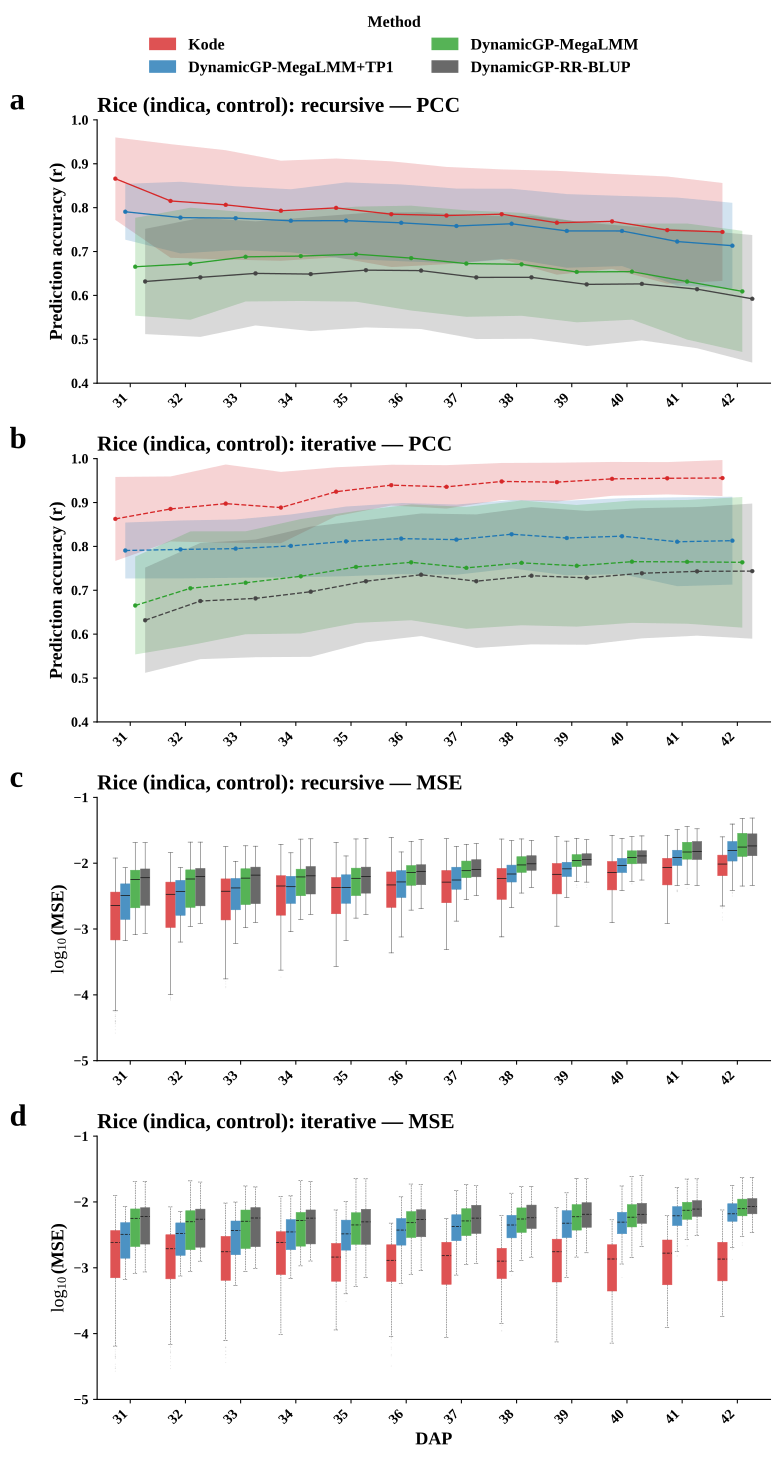

Here is the Python script that generated this plot:
# -*- coding: utf-8 -*-
"""fig2_rice_pcc.py — Rice (indica, control): Kode vs 作者两变体
风格: PCC = 线+ribbon(pooled SD); MSE = log10 分组箱线图
线型: recursive = 实线, iterative = 虚线
面板: (a) recursive PCC  (b) iterative PCC  (c) recursive MSE  (d) iterative MSE

数据 (同目录):  unified_norm_author_vs_kode_per_timepoint.csv
                unified_norm_author_vs_kode_per_foldset.csv
输出 (同目录):  fig2_rice_pcc.svg
"""
import os
import numpy as np
import pandas as pd
import matplotlib
matplotlib.use("Agg")
import matplotlib.pyplot as plt
from matplotlib.patches import Patch

HERE = os.path.dirname(os.path.abspath(__file__))
CSV   = os.path.join(HERE, "unified_norm_author_vs_kode_per_timepoint_v2.csv")
LONG  = os.path.join(HERE, "unified_norm_author_vs_kode_per_foldset_v2.csv")

plt.rcParams.update({
    "font.family": "serif",
    "font.serif": ["Times New Roman", "DejaVu Serif"],
    "mathtext.fontset": "custom", "mathtext.rm": "Times New Roman",
    "mathtext.it": "Times New Roman:italic", "mathtext.bf": "Times New Roman:bold",
    "font.size": 12, "axes.titlesize": 14, "axes.labelsize": 12,
    "axes.linewidth": 0.85, "xtick.labelsize": 10.5, "ytick.labelsize": 10.5,
    "legend.fontsize": 12, "savefig.dpi": 300, "figure.dpi": 110,
    "svg.fonttype": "none",
})

METHODS = [("Kode",       "#D62728", "Kode"),
           ("author_tp1", "#1F77B4", "DynamicGP-MegaLMM+TP1"),
           ("author_mega","#2CA02C", "DynamicGP-MegaLMM"),
           ("author_rr",  "#444444", "DynamicGP-RR-BLUP")]
DODGE = {m[0]: off for m, off in zip(METHODS, [-0.27, -0.09, 0.09, 0.27])}


def style_axis(ax, title, ylab):
    ax.set_ylabel(ylab, fontweight="bold", fontsize=13.5)
    ax.set_title(title, fontsize=16, fontweight="bold", loc="left", pad=6)
    ax.spines["top"].set_visible(False); ax.spines["right"].set_visible(False)
    ax.tick_params(axis="both", which="both", length=3)
    for lab in ax.get_xticklabels() + ax.get_yticklabels():
        lab.set_fontweight("bold")


def panel_label(ax, lab):
    ax.text(-0.13, 1.04, lab, transform=ax.transAxes, fontsize=23, fontweight="bold")


def trait_sd(long, das):
    """跨性状 SD (对齐作者第一篇 "mean across all traits +/- SD"): 每个性状先跨折平均, 再取性状间 SD. 逐 DAS."""
    tm = long.groupby(["Series", "DAS", "trait"])["PCC"].mean().reset_index()
    out = {}
    for s, g in tm.groupby("Series"):
        p = g.pivot(index="DAS", columns="trait", values="PCC").reindex(das)
        out[s] = p.std(axis=1).values
    return out


def draw_line(ax, d, xi, prot, metric, ls, tsd=None):
    for pfx, col, _lab in METHODS:
        y = d[f"{pfx}_{prot}_{metric}"].values.astype(float)
        s = (tsd[f"{pfx}_{prot}"] if tsd is not None else
             d[f"{pfx}_{prot}_{metric}_sd"].values.astype(float))   # 2026-09-14: 跨性状 SD
        xx = xi + DODGE[pfx]
        ax.fill_between(xx, y - s, y + s, color=col, alpha=0.20, lw=0, zorder=2)
        ax.plot(xx, y, color=col, ls=ls, lw=1.0, marker="o", ms=3.0,
                mec=col, mfc=col, mew=0.25, zorder=3)


def draw_box(ax, long, das, prot, ls):
    data, pos, cols = [], [], []
    for i, tp in enumerate(das):
        for pfx, col, _lab in METHODS:
            v = long[(long.Series == f"{pfx}_{prot}") & (long.DAS == tp)]["MSE"].values
            v = v[np.isfinite(v)]
            if v.size == 0:
                v = np.array([np.nan])
            data.append(np.log10(v + 1e-12))
            pos.append(float(tp) + DODGE[pfx]); cols.append(col)   # 真实时间位置(与折线一致)
    bp = ax.boxplot(data, positions=pos, widths=0.17, patch_artist=True,
                    showfliers=True, manage_ticks=False,
                    flierprops=dict(marker="o", markersize=0.8, markerfacecolor="0.35",
                                    markeredgecolor="none", alpha=0.15),
                    whiskerprops=dict(linewidth=0.35, color="0.25", linestyle=ls),
                    capprops=dict(linewidth=0.35, color="0.25", linestyle=ls),
                    boxprops=dict(linewidth=0.35, linestyle=ls),
                    medianprops=dict(linewidth=0.6, color="0.1", linestyle=ls))
    for patch, c in zip(bp["boxes"], cols):
        patch.set_facecolor(c); patch.set_edgecolor(c); patch.set_alpha(0.80)
    ax.set_ylim(-5.0, -1.0); ax.set_yticks([-5, -4, -3, -2, -1])


def main():
    d    = pd.read_csv(CSV)
    long = pd.read_csv(LONG)
    das  = list(d["DAS"].values)
    xi   = np.asarray(das, dtype=float)   # 真实时间位置(非索引)

    fig, axes = plt.subplots(4, 1, figsize=(8.2, 15.2))

    TSD = trait_sd(long, das)
    draw_line(axes[0], d, xi, "rec",  "PCC", "-", tsd=TSD)
    style_axis(axes[0], "Rice (indica, control): recursive — PCC", "Prediction accuracy (r)")
    panel_label(axes[0], "a")
    axes[0].set_ylim(0.4, 1.0); axes[0].set_yticks([0.4,0.5,0.6,0.7,0.8,0.9,1.0])

    draw_line(axes[1], d, xi, "iter", "PCC", "--", tsd=TSD)
    style_axis(axes[1], "Rice (indica, control): iterative — PCC", "Prediction accuracy (r)")
    panel_label(axes[1], "b")
    axes[1].set_ylim(0.4, 1.0); axes[1].set_yticks([0.4,0.5,0.6,0.7,0.8,0.9,1.0])

    draw_box(axes[2], long, das, "rec", "-")
    style_axis(axes[2], "Rice (indica, control): recursive — MSE", r"$\log_{10}$(MSE)")
    panel_label(axes[2], "c")

    draw_box(axes[3], long, das, "iter", "--")
    style_axis(axes[3], "Rice (indica, control): iterative — MSE", r"$\log_{10}$(MSE)")
    panel_label(axes[3], "d")

    # 四个面板统一使用同一套 DAP 刻度(否则前三个面板会显示 0/2/4... 的索引刻度)
    for ax in axes:
        ax.set_xlim(xi[0] - 0.6, xi[-1] + 0.6)   # 四面板统一真实时间范围, 保证刻度/点位对齐
        ax.set_xticks(xi)
        ax.set_xticklabels([str(int(v)) for v in das], rotation=45, ha="right",
                           fontweight="bold")
    axes[-1].set_xlabel("DAP", fontweight="bold", fontsize=13.5)

    handles = [Patch(facecolor=c, edgecolor=c, alpha=0.80, label=lab)
               for _p, c, lab in METHODS]
    leg = fig.legend(handles=handles, loc="upper center", ncol=2, frameon=False,
                     title="Method", bbox_to_anchor=(0.5, 1.0),
                     handlelength=1.6, columnspacing=2.4, borderaxespad=0.2)
    leg.get_title().set_fontweight("bold")
    for t in leg.get_texts():
        t.set_fontweight("bold")

    fig.tight_layout(rect=[0, 0, 1, 0.955])
    for ext in ("svg",):   # 只输出 SVG
        out = os.path.join(HERE, f"fig2_rice_pcc_v2.{ext}")
        fig.savefig(out, bbox_inches="tight")
        print("saved ->", out)
    plt.close(fig)


if __name__ == "__main__":
    print("data  ->", CSV)
    print("long  ->", LONG)
    main()
